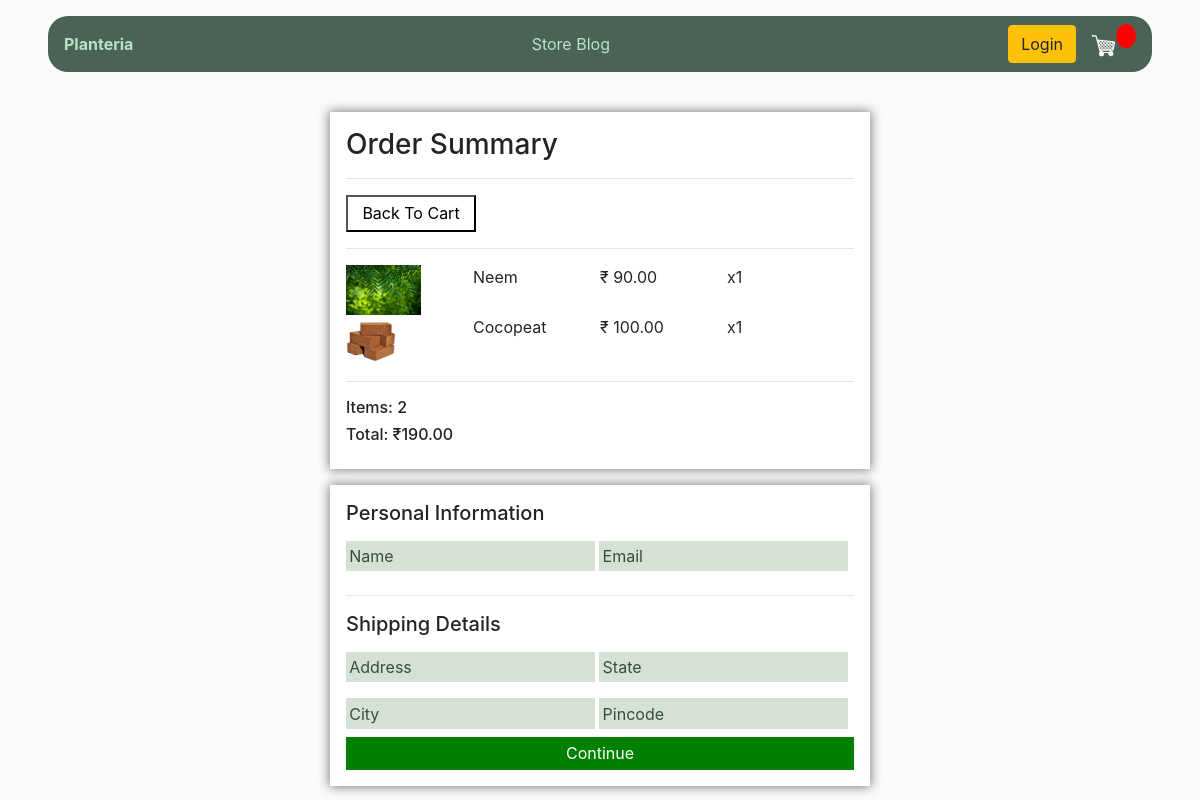
The app's page /checkout (signed in), older data.
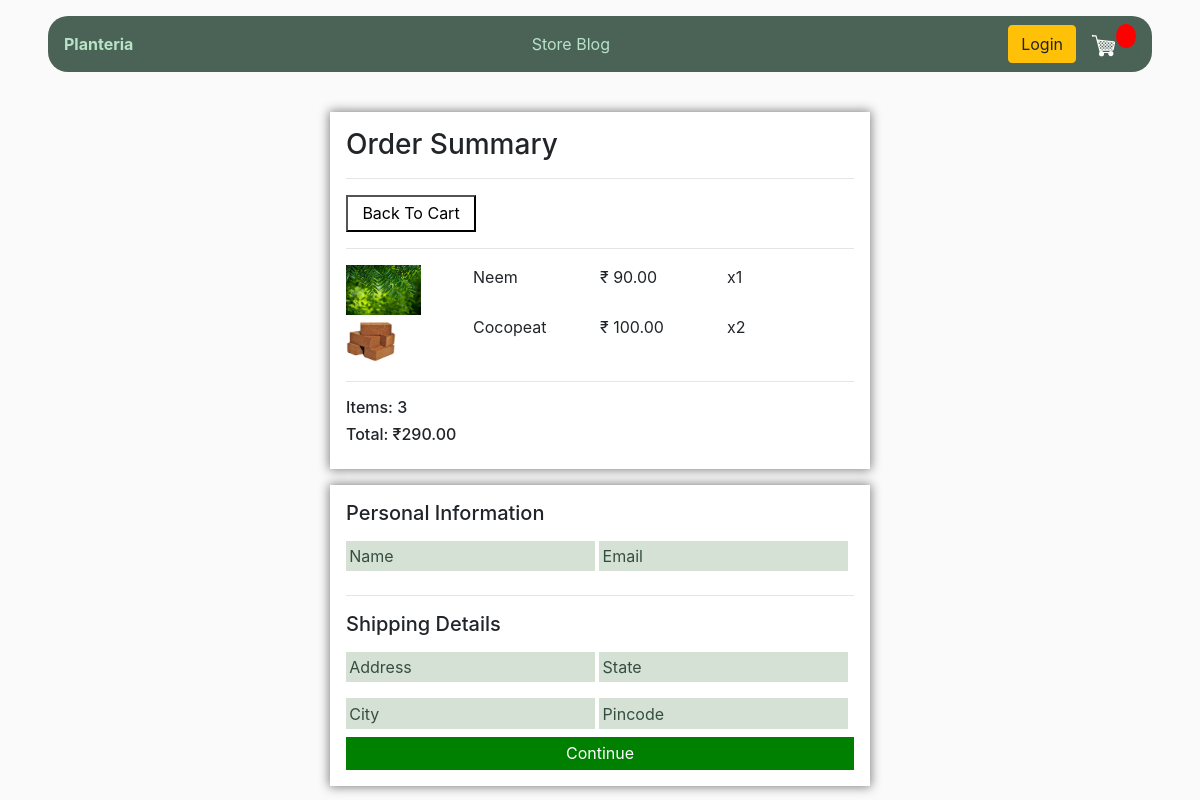
The same page, newer data.
### store/models.py (models this page shows, shortened)
class OrderItem(models.Model):
    product = models.ForeignKey(Product, on_delete=models.SET_NULL, null=True)
    order = models.ForeignKey(Order, on_delete=models.SET_NULL, null=True)
    quantity = models.IntegerField(default=0, null=True)
    date_added = models.DateTimeField(auto_now_add=True)
    @property
    def get_total(self):
        total = self.product.price * self.quantity
        return total

class Order(models.Model):
    customer = models.ForeignKey(Customer, on_delete=models.SET_NULL, null=True)
    order_date = models.DateTimeField(auto_now_add=True)
    complete = models.BooleanField(default=False)
    transaction_id = models.CharField(max_length=100)
    @property
    def get_cart_total(self):
        orderitems = self.orderitem_set.all()
        total = sum([item.get_total for item in orderitems])
        return total
    @property
    def get_cart_quantity(self):
        orderitems = self.orderitem_set.all()
        total = sum([item.quantity for item in orderitems])
        return total

class Product(models.Model):
    image = models.ImageField(upload_to="plantimages", null=True)
    name = models.CharField(max_length=100)
    price = models.FloatField()
    tags = models.ManyToManyField(Tag)
    def __str__(self):
        return self.name

### store/views.py (the view)
# urls.py: path("checkout", views.checkout, name='checkout'),
def checkout(request):
    if request.user.is_authenticated:
        customer = request.user.customer
        order, created = Order.objects.get_or_create(customer=customer, complete = False)
        items = order.orderitem_set.all()
    else:
        items = []
        return render(request, 'checkout.html')
    context = {"items" : items, "order" : order}
    return render(request, 'checkout.html', context)

### store/templates/checkout.html (shortened to what this page needs)
{% extends "main.html" %}
{% load static %}
{% block content %}
<div class="checkout-outer-section">
    <div class="checkout-inner-section">
        <h3>Order Summary</h3><hr>
        <button class="new-button"><a href="{% url 'cart' %}">Back To Cart</a></button>
        <hr>
        {% for item in items %}
        <div class="checkout-items">
            <div style="flex:1;"><img class="rowimages" src="{{item.product.image.url}}" alt=""></div>
            <div style="flex:1;">{{item.product}}</div>
            <div style="flex:1;">₹ {{item.product.price|floatformat:2}}</div>
            <div style="flex:1;">x{{item.quantity}}</div>
        </div>
        {% endfor %}
        <hr>
        <h6>Items: {{order.get_cart_quantity}}</h6>
        <h6>Total: ₹{{order.get_cart_total|floatformat:2}}</h6>
    </div>
    <div class="checkout-inner-section">
        <h5>Personal Information</h5>
        <input type="text" placeholder="Name">
        <input type="text" placeholder="Email">
        <hr>
        <h5>Shipping Details</h5>
        <input type="text" placeholder="Address">
        <input type="text" placeholder="State">
        <input type="text" placeholder="City">
        <input type="text" placeholder="Pincode">
        <button class="new-button" style="background-color: green; color: white;border: none;width: 100%;">Continue</button>
    </div>
</div>
{% endblock content %}

Row changes from the older to the newer data that the page shows:
changed OrderItem "Cocopeat": quantity "1" → "2"
changed through a linked row, Order: get_cart_quantity "2" → "3"; get_cart_total "190.00" → "290.00"
